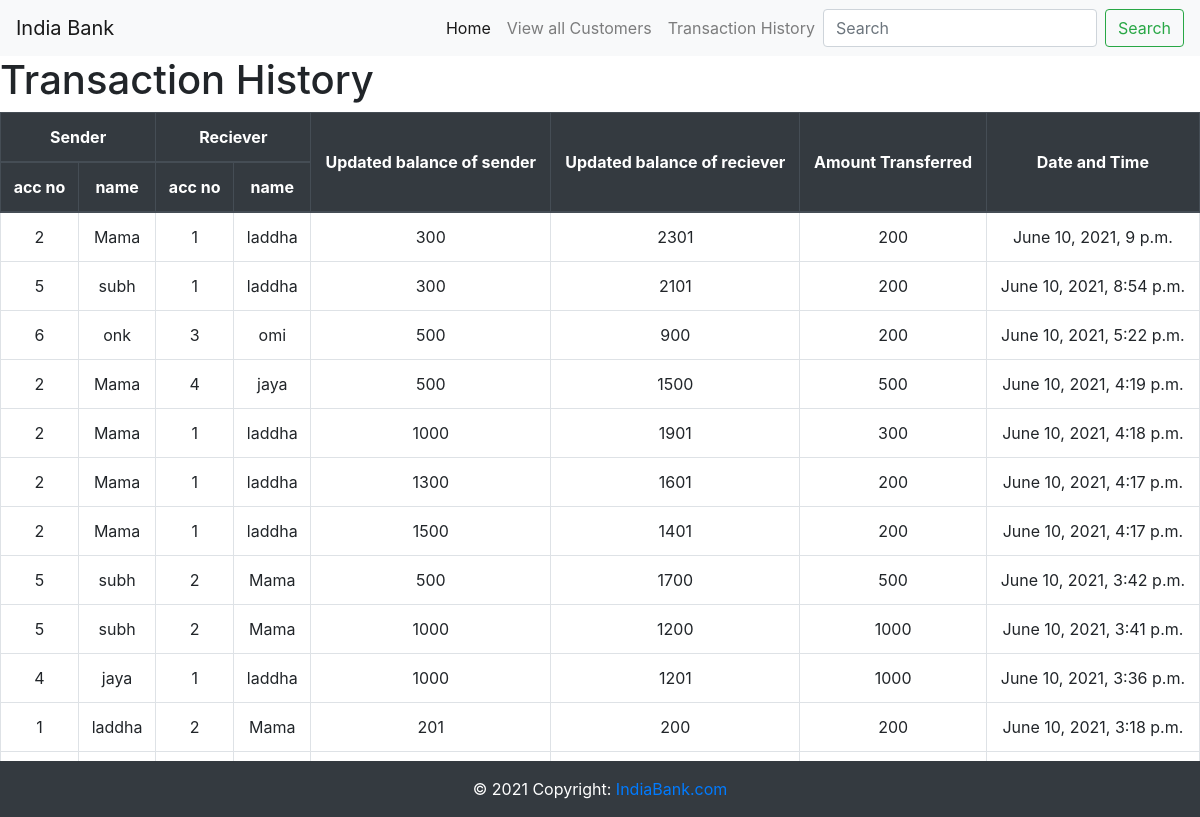
/first/Transaction_history/, run on the app's committed database.
### first/models.py (models this page shows)
class Transfer(models.Model):
    acc_no=models.ForeignKey(Customer,on_delete=models.CASCADE)
    amount_transferred = models.IntegerField(default=0)
    acc_no_of_reciever = models.IntegerField(default=0)
    updated_balance_of_reciever= models.IntegerField(default=0)
    updated_balance_of_sender= models.IntegerField(default=0)
    sender_name=models.CharField(max_length=100)
    reciever_name=models.CharField(max_length=100)
    Date_and_time=models.DateTimeField(default=timezone.now )
    """def __str__(self):

        return self.acc_no"""

class Customer(models.Model):
    acc_no= models.IntegerField(primary_key=True)
    acc_holder = models.CharField(max_length=200)
    email_id = models.EmailField(max_length=254)
    current_balance = models.IntegerField(default=0)
    def __str__(self):
        return str(self.acc_no)

### first/views.py (the view)
# urls.py: path('Transaction_history/', views.Transaction_history, name='Transaction1'),
def Transaction_history(request):
    transfer=Transfer.objects.all().order_by('-id')
    return render(request,"Transaction_history.html",{'transfer':transfer })

### templates/Transaction_history.html (shortened to what this page needs)
{% extends 'base.html' %}
{% block content %}
<h1>Transaction History</h1>
<table class="table table-bordered table-hover">
    <thead class="thead-dark">
        <tr align="center">
            <th colspan="2">Sender</th>
            <th colspan="2">Reciever</th>
            <th rowspan="2" class="align-middle">Updated balance of sender</th>
            <th rowspan="2" class="align-middle">Updated balance of reciever</th>
            <th rowspan="2" class="align-middle">Amount Transferred  </th>
            <th rowspan="2" class="align-middle">Date and Time </th>
        </tr>
        <tr align="center">
            <th>acc no</th>
            <th>name</th>
            <th>acc no</th>
            <th>name</th>
        </tr>
        <tbody>
            {% for t in transfer %}
            <tr align="center">
                <td>{{ t.acc_no}}</td>
                <td>{{ t.sender_name}}</td>
                <td>{{ t.acc_no_of_reciever  }}</td>
                <td>{{ t.reciever_name}}</td>
                <td>{{ t.updated_balance_of_sender }}</td>
                <td>{{ t.updated_balance_of_reciever}}</td>
                <td>{{ t.amount_transferred}}</td>
                <td>{{ t.Date_and_time}}</td>
            </tr>
            {%endfor%}
    </thead>
    </table>
{% endblock content %}

### data on the page
Transfer: acc_no "2", sender_name "Mama", acc_no_of_reciever "1", reciever_name "laddha", updated_balance_of_sender "300", updated_balance_of_reciever "2301", amount_transferred "200", Date_and_time "June 10, 2021, 9 p.m."
Transfer: acc_no "5", sender_name "subh", acc_no_of_reciever "1", reciever_name "laddha", updated_balance_of_sender "300", updated_balance_of_reciever "2101", amount_transferred "200", Date_and_time "June 10, 2021, 8:54 p.m."
Transfer: acc_no "6", sender_name "onk", acc_no_of_reciever "3", reciever_name "omi", updated_balance_of_sender "500", updated_balance_of_reciever "900", amount_transferred "200", Date_and_time "June 10, 2021, 5:22 p.m."
Transfer: acc_no "2", sender_name "Mama", acc_no_of_reciever "4", reciever_name "jaya", updated_balance_of_sender "500", updated_balance_of_reciever "1500", amount_transferred "500", Date_and_time "June 10, 2021, 4:19 p.m."
Transfer: acc_no "2", sender_name "Mama", acc_no_of_reciever "1", reciever_name "laddha", updated_balance_of_sender "1000", updated_balance_of_reciever "1901", amount_transferred "300", Date_and_time "June 10, 2021, 4:18 p.m."
Transfer: acc_no "2", sender_name "Mama", acc_no_of_reciever "1", reciever_name "laddha", updated_balance_of_sender "1300", updated_balance_of_reciever "1601", amount_transferred "200", Date_and_time "June 10, 2021, 4:17 p.m."
Transfer: acc_no "2", sender_name "Mama", acc_no_of_reciever "1", reciever_name "laddha", updated_balance_of_sender "1500", updated_balance_of_reciever "1401", amount_transferred "200", Date_and_time "June 10, 2021, 4:17 p.m."
Transfer: acc_no "5", sender_name "subh", acc_no_of_reciever "2", reciever_name "Mama", updated_balance_of_sender "500", updated_balance_of_reciever "1700", amount_transferred "500", Date_and_time "June 10, 2021, 3:42 p.m."
Transfer: acc_no "5", sender_name "subh", acc_no_of_reciever "2", reciever_name "Mama", updated_balance_of_sender "1000", updated_balance_of_reciever "1200", amount_transferred "1000", Date_and_time "June 10, 2021, 3:41 p.m."
Transfer: acc_no "4", sender_name "jaya", acc_no_of_reciever "1", reciever_name "laddha", updated_balance_of_sender "1000", updated_balance_of_reciever "1201", amount_transferred "1000", Date_and_time "June 10, 2021, 3:36 p.m."
Transfer: acc_no "1", sender_name "laddha", acc_no_of_reciever "2", reciever_name "Mama", updated_balance_of_sender "201", updated_balance_of_reciever "200", amount_transferred "200", Date_and_time "June 10, 2021, 3:18 p.m."
